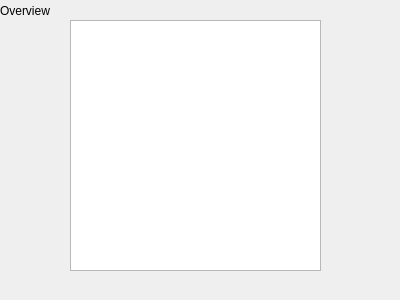
<?xml version="1.0" encoding="UTF-8"?>
<ui version="4.0">
 <class>S2Plot</class>
 <widget class="QWidget" name="S2Plot">
  <property name="geometry">
   <rect>
    <x>0</x>
    <y>0</y>
    <width>400</width>
    <height>300</height>
   </rect>
  </property>
  <property name="windowTitle">
   <string>Form</string>
  </property>
  <widget class="QGraphicsView" name="mainGV">
   <property name="geometry">
    <rect>
     <x>70</x>
     <y>20</y>
     <width>251</width>
     <height>251</height>
    </rect>
   </property>
   <property name="autoFillBackground">
    <bool>false</bool>
   </property>
   <property name="backgroundBrush">
    <brush brushstyle="SolidPattern">
     <color alpha="255">
      <red>143</red>
      <green>143</green>
      <blue>143</blue>
     </color>
    </brush>
   </property>
   <property name="foregroundBrush">
    <brush brushstyle="NoBrush">
     <color alpha="255">
      <red>78</red>
      <green>255</green>
      <blue>19</blue>
     </color>
    </brush>
   </property>
  </widget>
  <widget class="QLabel" name="label">
   <property name="geometry">
    <rect>
     <x>0</x>
     <y>0</y>
     <width>61</width>
     <height>21</height>
    </rect>
   </property>
   <property name="text">
    <string>Overview</string>
   </property>
  </widget>
 </widget>
 <resources/>
 <connections/>
</ui>
